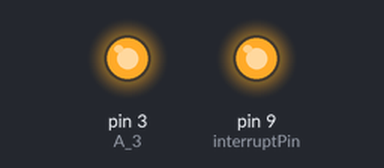
A sketch run on a simulated Arduino Uno, built with avr-gcc and run on an emulated ATmega328P. Parts: output pins drawn as LEDs (lit = HIGH).

Above: at 0.5 s.
At 5.5 s:
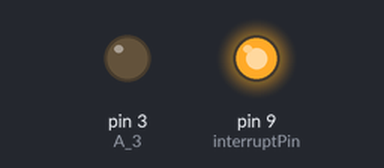
Timing chart, 0 to 6.9 s (numbered marks = the images above):
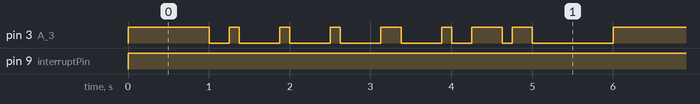

Measured:
- by itself, pin 9 (interruptPin): LOW → HIGH at 0.00 s
- by itself, pin 3 (A_3): repeats every 6.0 s: LOW 0.25 s, HIGH 0.12 s, LOW 0.50 s, HIGH 0.13 s, LOW 0.50 s, HIGH 0.12 s, LOW 0.50 s, HIGH 0.25 s, LOW 0.50 s, HIGH 0.12 s, LOW 0.25 s, HIGH 0.37 s, LOW 0.12 s, HIGH 0.25 s, LOW 1.0 s, HIGH 1.0 s
- by itself, everything shown: repeats every 6.0 s, in 16 steps

The sketch:

TX.ino
```cpp
int delayTime = 500;
const long interval = 125; // interval at which to stop PWM (milliseconds)
unsigned long previousMillis = 0;
int A_3 = 3;              // saída do PWM (eletrodo)
int interruptPin = 9;     // sinal de interrupção de envio de mensagem

// Serial variables
char input = 'a';         // payload fixo enviado

void setup() {
  Serial.begin(9600);
  pinMode(A_3,OUTPUT);
  pinMode(interruptPin,OUTPUT);
}

void loop() {
  String message, CRC, data, packet, preamble, dataLen;
  char crc;
  boolean shouldSend;
  long init;
    if ((data = ASCII2bin(input)) != "") { // montagem do pacote
      preamble = "00100001";   // - Change preamble later = !
      dataLen = complete_zeros(8 - String(data.length(), BIN).length()) + String(data.length(), BIN);//converting the char data type representing the length of the data segment to a binary representation in string format
      CRC = calcCRC(String(input));
      packet = preamble + dataLen + data + CRC ; //packet/frame to be sent (preamble, size of data, and data,crc)
      shouldSend = true;
    }

    if (shouldSend) {
      digitalWrite(A_3, HIGH);digitalWrite(interruptPin, HIGH);  // interrupção início de envio
      delay(1000);
      modulation(packet);                // envio do pacote
      //digitalWrite(interruptPin, LOW);   // fim do envio
      digitalWrite(A_3, LOW);
      delay(1000);
    }

    // Reset variables
    data = "";
    packet = "";

    shouldSend = false;
}

void _2mod(int state) {
  unsigned long currentMillis = millis();
  while (currentMillis + interval > millis())  //"espera ocupada"
    digitalWrite(A_3,state);//analogWrite(A_3, 127);
}

void modulation(String packet){
  for (int i = 0; i < packet.length(); i++) {
    //Serial.print(packet.charAt(i));
    if (packet.charAt(i) == '0'){
      _2mod(0);
    }
    else if (packet.charAt(i) == '1')
      _2mod(1);
  }
  //Serial.println();
}

String complete_zeros(int len){
  String zeros;
  for (int i = 0; i < len; i++)
    zeros = zeros + "0";
  return zeros;
}

String ASCII2bin(char value){ // Convert ASCII to binary
  String val;
  val = val + complete_zeros (8 - String(value, BIN).length()) + String(value, BIN);
  return val;
}

byte CRC8(const byte *data, byte len) {
  byte crc = 0x00;
  while (len--) {
    byte extract = *data++;
    for (byte tempI = 8; tempI; tempI--) {
      byte sum = (crc ^ extract) & 0x01;
      crc >>= 1;
      if (sum)
        crc ^= 0x8C;
      extract >>= 1;
    }
  }
  return crc;
}

String calcCRC(String message){
  byte ValB[message.length()];  //byte array allocation for data type conversion//length of the message in uint8 to match the function input data type below
  message.getBytes(ValB, message.length() + 1); //converting the string to a byte array
  char crc = char(CRC8(ValB, sizeof(ValB)));
  return complete_zeros(8 - String(crc, BIN).length()) + String(crc, BIN);//converting the char data type representing the CRC check value to a binary representation in string format
}
```
